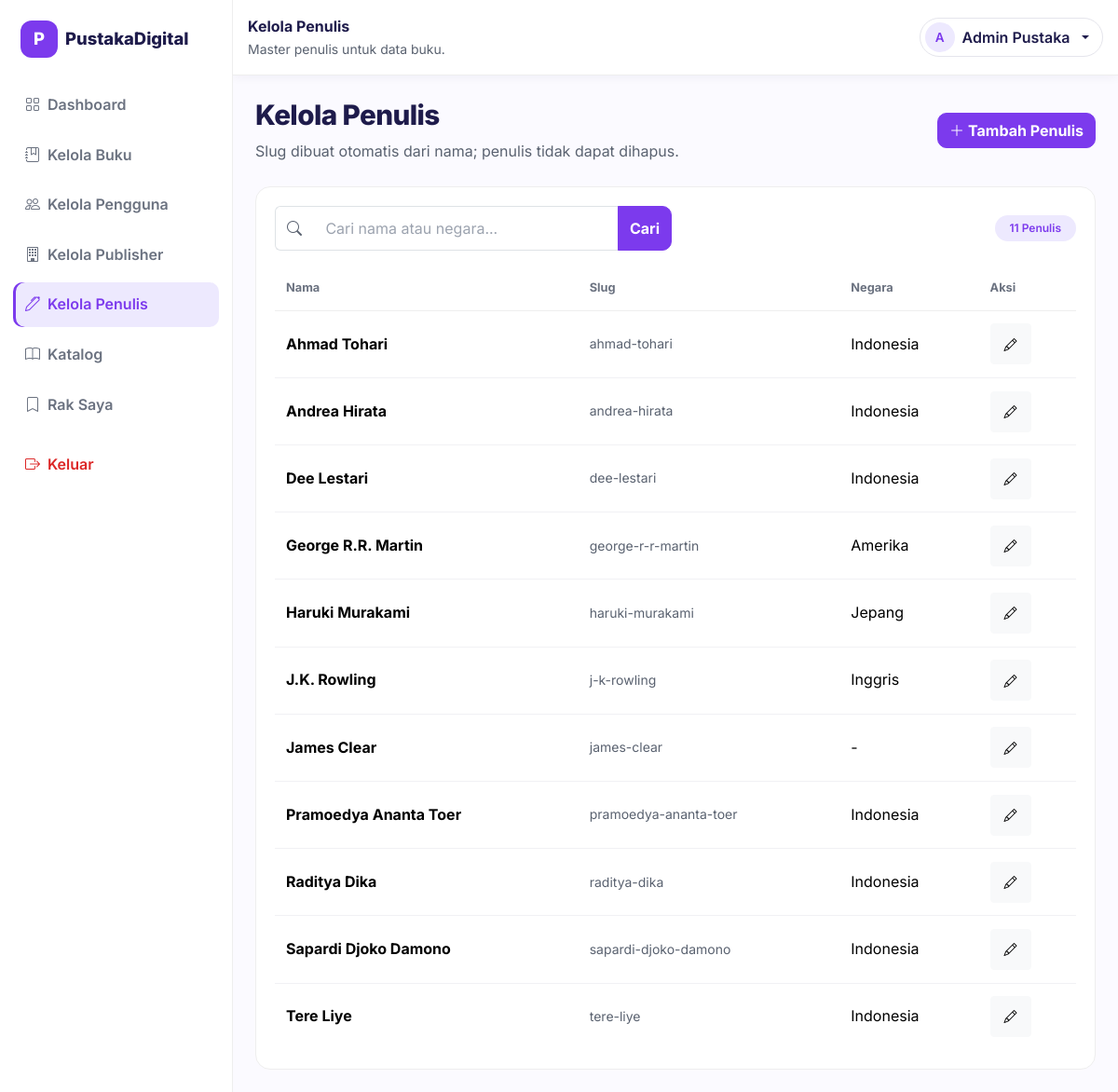
Screenshot of /public/admin/authors.php (signed in) with the database file from the repository.
### tables this page shows
CREATE TABLE `users` (
  `user_id` int UNSIGNED NOT NULL,
  `email` varchar(100) NOT NULL,
  `password_hash` varchar(255) NOT NULL,
  `display_name` varchar(100) NOT NULL,
  `role` enum('admin','member') NOT NULL DEFAULT 'member',
  `is_active` tinyint(1) NOT NULL DEFAULT '1',
  `created_at` timestamp NOT NULL DEFAULT CURRENT_TIMESTAMP
);

CREATE TABLE `authors` (
  `author_id` int UNSIGNED NOT NULL,
  `name` varchar(100) NOT NULL,
  `slug` varchar(120) NOT NULL,
  `country` varchar(60) NOT NULL DEFAULT '',
  `bio` text,
  `created_at` timestamp NOT NULL DEFAULT CURRENT_TIMESTAMP
);

### includes/db.php (called while the page is built, shortened)
<?php
require_once __DIR__ . '/config.php';
try {
    $koneksi = new mysqli(DB_HOST, DB_USER, DB_PASS, DB_NAME);
    $koneksi->set_charset('utf8mb4');
} catch (mysqli_sql_exception $e) {
    http_response_code(500);
    exit('Koneksi database gagal. Impor database/optl_pustaka.sql lewat phpMyAdmin lalu cek includes/config.php.');
}
function q(string $sql, array $params = []): mysqli_stmt
{
    global $koneksi;
    $stmt = $koneksi->prepare($sql);
    if ($params) {
        $stmt->bind_param(str_repeat('s', count($params)), ...$params);
    }
    $stmt->execute();
    return $stmt;
}
function rows(string $sql, array $params = []): array
{
    return q($sql, $params)->get_result()->fetch_all(MYSQLI_ASSOC);
}
function row(string $sql, array $params = []): ?array
{
    return q($sql, $params)->get_result()->fetch_assoc() ?: null;
}
function e(mixed $nilai): string
{
    return htmlspecialchars((string) $nilai, ENT_QUOTES, 'UTF-8');
}

### includes/auth_guard.php (called while the page is built, shortened)
<?php
require_once __DIR__ . '/db.php';
function akun(): ?array
{
    static $akun = false;
    if ($akun !== false) {
        return $akun;
    }
    $id = $_SESSION['user_id'] ?? null;
    $user = row(
        'SELECT user_id AS id, display_name AS nama, email, role, is_active
         FROM users WHERE user_id = ?',
        [$id]
    );
    return $akun = $user;
}
function wajib_login(): void
{
    if (!akun()) {
        header('Location: ' . url('login.php?next=' . urlencode(url_sekarang())));
        exit;
    }
}
function wajib_admin(): void
{
    wajib_login();
}

### includes/config.php (called while the page is built, shortened)
<?php
function url(string $path = ''): string
{
    return BASE_URL . '/' . ltrim($path, '/');
}

### public/admin/authors.php (the view, shortened to what this page needs)
<?php
require __DIR__ . '/../../includes/auth_guard.php';
wajib_admin();
$q = trim(is_string($_GET['q'] ?? null) ? $_GET['q'] : '');
$sql = 'SELECT * FROM authors';
$params = [];
$sql .= ' ORDER BY name';
$daftar = rows($sql, $params);
require __DIR__ . '/../../includes/partials/head.php';
require __DIR__ . '/../../includes/partials/sidebar.php';
?>
<div class="main-with-sidebar">
    <?php
    $judulTopbar = 'Kelola Penulis';
    $subTopbar = 'Master penulis untuk data buku.';
    require __DIR__ . '/../../includes/partials/app_topbar.php';
    ?>
    <main class="container-fluid p-3 p-lg-4">
        <div class="d-flex flex-wrap justify-content-between align-items-center mb-4 gap-2">
            <div>
                <h1 class="page-title page-title-sm">Kelola Penulis</h1>
                <p class="text-secondary mb-0">Slug dibuat otomatis dari nama; penulis tidak dapat dihapus.</p>
            </div>
            <a class="btn btn-ungu" href="<?= url('admin/authors.php?tambah=1') ?>">
                <i class="bi bi-plus-lg me-1" aria-hidden="true"></i>Tambah Penulis
            </a>
        </div>
        <div class="table-card">
            <form method="get" action="<?= url('admin/authors.php') ?>" class="row g-2 align-items-center mb-3">
                <div class="col-md-8 col-lg-6">
                    <div class="input-group">
                        <span class="input-group-text bg-white border-end-0"><i class="bi bi-search text-secondary"
                                aria-hidden="true"></i></span>
                        <input name="q" type="search" class="form-control border-start-0"
                            placeholder="Cari nama atau negara..." aria-label="Cari penulis" value="<?= e($q) ?>">
                        <button class="btn btn-ungu" type="submit">Cari</button>
                    </div>
                </div>
                <div class="col-md-4 col-lg-6 text-md-end">
                    <span class="badge bg-ungu-muda text-ungu rounded-pill px-3 py-2"><?= count($daftar) ?> Penulis</span>
                </div>
            </form>
            <div class="table-responsive">
                <table class="table align-middle">
                    <thead>
                        <tr>
                            <th scope="col">Nama</th>
                            <th scope="col">Slug</th>
                            <th scope="col">Negara</th>
                            <th scope="col">Aksi</th>
                        </tr>
                    </thead>
                    <tbody>
                        <?php foreach ($daftar as $a): ?>
                            <tr>
                                <td><b><?= e($a['name']) ?></b></td>
                                <td class="small text-secondary"><?= e($a['slug']) ?></td>
                                <td><?= e($a['country'] ?: '-') ?></td>
                                <td>
                                    <a class="btn btn-sm btn-light" title="Ubah" aria-label="Ubah <?= e($a['name']) ?>"
                                        href="<?= url('admin/authors.php?edit=' . (int) $a['author_id']) ?>">
                                        <i class="bi bi-pencil" aria-hidden="true"></i>
                                    </a>
                                </td>
                            </tr>
                        <?php endforeach; ?>
                    </tbody>
                </table>
            </div>
        </div>
    </main>
</div>
</body>
</html>

### includes/partials/app_topbar.php (shortened to what this page needs)
<?php
$user = akun();
?>
<header class="topbar p-3">
    <div class="d-flex align-items-center gap-3">
        <div>
            <b class="topbar-title"><?= e($judulTopbar ?? '') ?></b>
            <div class="small text-secondary topbar-sub"><?= e($subTopbar ?? '') ?></div>
        </div>
        <div class="ms-auto d-flex align-items-center gap-2">
            <div class="dropdown">
                <button type="button" class="btn btn-akun dropdown-toggle" data-bs-toggle="dropdown"
                    aria-expanded="false" aria-label="Menu akun <?= e($user['nama']) ?>">
                    <span class="avatar" aria-hidden="true"><?= e(mb_strtoupper(mb_substr($user['nama'], 0, 1))) ?></span>
                    <span class="nama-akun"><?= e($user['nama']) ?></span>
                </button>
            </div>
        </div>
    </div>
</header>

### public/assets/css/root.css (style rules this page uses)
:root { --ungu: #7C3AED; --ungu-muda: #EDE9FE; --merah: #EF4444; --biru: #0EA5E9; --gelap: #1E1B4B; --abu: #6B7280; --bg: #FBFAFF; --biru-muda: #E0F2FE; --merah-muda: #FEE2E2; --biru-tua: #0369A1; --merah-tua: #DC2626; --hijau-tua: #15803D; --surface-mati: #EAEAF0; --bs-secondary-rgb: 90, 98, 112; --radius-sm: 10px; --radius: 12px; --radius-lg: 16px; --radius-pill: 999px; --shadow-sm: 0 2px 10px rgba(30, 27, 75, .05); --shadow: 0 8px 24px rgba(30, 27, 75, .08); --shadow-lg: 0 16px 40px rgba(30, 27, 75, .13); --ring: 0 0 0 3px rgba(124, 58, 237, .16); --transition: .2s ease; }
* { box-sizing: border-box; }
html { scroll-padding-top: 84px; }
body { font-family: Inter, system-ui, -apple-system, "Segoe UI", sans-serif; background: var(--bg); color: var(--gelap); font-size: 1rem; line-height: 1.6; -webkit-font-smoothing: antialiased; }
h1, h2, h3, h4, h5, h6 { letter-spacing: -.02em; line-height: 1.25; }
h1, h2, h3 { text-wrap: balance; }
a { text-decoration: none; }
.navbar .btn-akun, .topbar .btn-akun { display: inline-flex; align-items: center; gap: .5rem; padding: .25rem .9rem .25rem .3rem; border: 1px solid #E5E5EC; border-radius: var(--radius-pill); background: #fff; color: var(--gelap); font-weight: 600; }
.navbar .btn-akun .avatar, .topbar .btn-akun .avatar { width: 32px; height: 32px; flex: 0 0 32px; font-size: .85rem; }
.navbar .btn-akun .nama-akun, .topbar .btn-akun .nama-akun { max-width: 9rem; overflow: hidden; text-overflow: ellipsis; white-space: nowrap; }
.btn { display: inline-flex; align-items: center; justify-content: center; transition: background-color var(--transition), border-color var(--transition), color var(--transition), box-shadow var(--transition), transform .1s ease; }
.btn-ungu { background: var(--ungu); border-color: var(--ungu); color: #fff; font-weight: 700; border-radius: var(--radius-sm); }
.text-ungu { color: var(--ungu) !important; }
.bg-ungu-muda { background: var(--ungu-muda) !important; }
.page-title { font-weight: 800; color: var(--gelap); }
h1.page-title { font-size: clamp(1.5rem, 1.15rem + 1.5vw, 2.5rem); }
h1.page-title-sm { font-size: clamp(1.35rem, 1.12rem + .98vw, 2rem); }
.form-control, .form-select { border-radius: var(--radius-sm); padding: .7rem .9rem; }
.form-control::placeholder { color: #9CA3AF; }
.main-with-sidebar { margin-left: 250px; min-height: 100vh; }
.topbar { position: sticky; top: 0; z-index: 1020; background: #fff; border-bottom: 1px solid #eee; box-shadow: var(--shadow-sm); }
.topbar .topbar-title { display: block; white-space: nowrap; overflow: hidden; text-overflow: ellipsis; }
.avatar { width: 38px; height: 38px; flex: 0 0 38px; border-radius: var(--radius-pill); background: var(--ungu-muda); color: var(--ungu); display: inline-flex; align-items: center; justify-content: center; }
.table-card { background: #fff; border: 1px solid #eee; border-radius: var(--radius-lg); padding: 20px; }
.table { margin-bottom: 0; }
.table > :not(caption) > * > * { padding: .85rem .75rem; }
.table thead th { color: var(--abu); font-size: .8rem; font-weight: 700; white-space: nowrap; border-bottom: 1px solid #eee; }
.table tbody td { border-bottom-color: #F1F1F4; }
.table > tbody > tr > * { transition: background-color var(--transition); }
.table > tbody > tr:last-child > * { border-bottom: 0; }
.table .btn { flex: 0 0 auto; min-width: 44px; min-height: 44px; }
.badge { font-weight: 600; border-radius: var(--radius-sm); padding: .42em .7em; }

### rows the page displays
users: display_name "A", display_name "Admin Pustaka"
authors: name "Ahmad Tohari", slug "ahmad-tohari", country "Indonesia"
authors: name "Andrea Hirata", slug "andrea-hirata", country "Indonesia"
authors: name "Dee Lestari", slug "dee-lestari", country "Indonesia"
authors: name "George R.R. Martin", slug "george-r-r-martin", country "Amerika"
authors: name "Haruki Murakami", slug "haruki-murakami", country "Jepang"
authors: name "J.K. Rowling", slug "j-k-rowling", country "Inggris"
authors: name "James Clear", slug "james-clear", country "-"
authors: name "Pramoedya Ananta Toer", slug "pramoedya-ananta-toer", country "Indonesia"
authors: name "Raditya Dika", slug "raditya-dika", country "Indonesia"
authors: name "Sapardi Djoko Damono", slug "sapardi-djoko-damono", country "Indonesia"
authors: name "Tere Liye", slug "tere-liye", country "Indonesia"

### other values shown
$judulTopbar "Kelola Penulis"
$subTopbar "Master penulis untuk data buku."
count($daftar) "11"
